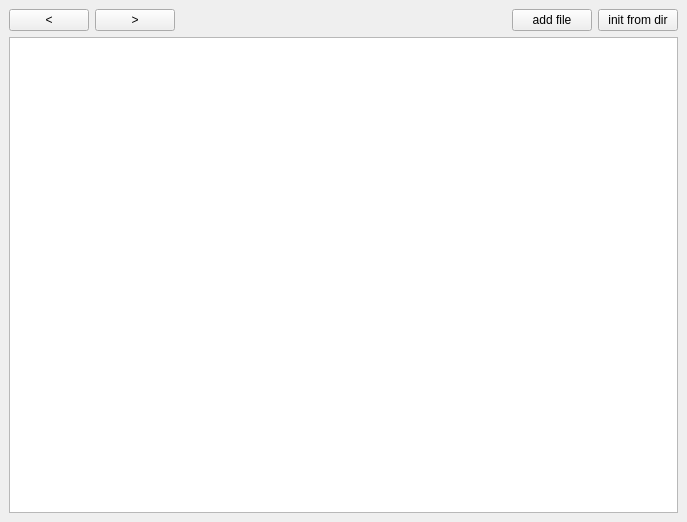
<?xml version="1.0" encoding="UTF-8"?>
<ui version="4.0">
 <class>MainWindow</class>
 <widget class="QMainWindow" name="MainWindow">
  <property name="geometry">
   <rect>
    <x>0</x>
    <y>0</y>
    <width>687</width>
    <height>522</height>
   </rect>
  </property>
  <property name="windowTitle">
   <string>lab</string>
  </property>
  <widget class="QWidget" name="centralwidget">
   <layout class="QGridLayout" name="gridLayout_2">
    <item row="1" column="0" colspan="14">
     <widget class="QListView" name="file_view"/>
    </item>
    <item row="0" column="0">
     <widget class="QPushButton" name="back">
      <property name="enabled">
       <bool>true</bool>
      </property>
      <property name="text">
       <string>&lt;</string>
      </property>
     </widget>
    </item>
    <item row="0" column="1">
     <widget class="QPushButton" name="next">
      <property name="text">
       <string>&gt;</string>
      </property>
     </widget>
    </item>
    <item row="0" column="13">
     <widget class="QPushButton" name="init_from_dir">
      <property name="text">
       <string>init from dir</string>
      </property>
     </widget>
    </item>
    <item row="0" column="12">
     <widget class="QPushButton" name="add_file">
      <property name="text">
       <string>add file</string>
      </property>
     </widget>
    </item>
   </layout>
  </widget>
 </widget>
 <resources/>
 <connections/>
</ui>
